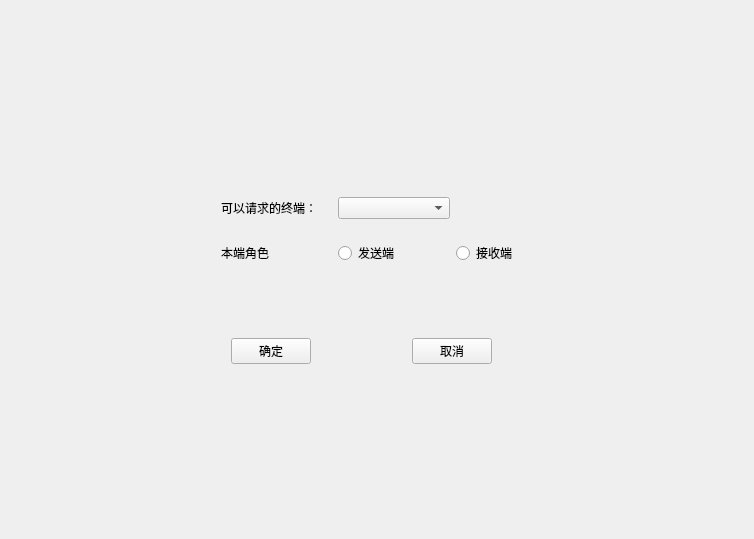
<?xml version="1.0" encoding="UTF-8"?>
<ui version="4.0">
 <class>tempPage</class>
 <widget class="QWidget" name="tempPage">
  <property name="geometry">
   <rect>
    <x>0</x>
    <y>0</y>
    <width>754</width>
    <height>539</height>
   </rect>
  </property>
  <property name="windowTitle">
   <string>Form</string>
  </property>
  <layout class="QVBoxLayout" name="verticalLayout">
   <item>
    <widget class="QStackedWidget" name="stackedWidget">
     <property name="currentIndex">
      <number>3</number>
     </property>
     <widget class="QWidget" name="page_launch">
      <widget class="QLabel" name="label">
       <property name="geometry">
        <rect>
         <x>280</x>
         <y>120</y>
         <width>161</width>
         <height>31</height>
        </rect>
       </property>
       <property name="font">
        <font>
         <family>黑体</family>
         <pointsize>12</pointsize>
        </font>
       </property>
       <property name="text">
        <string>请输入本地信息：</string>
       </property>
      </widget>
      <widget class="QPushButton" name="confirmButton_launch">
       <property name="geometry">
        <rect>
         <x>260</x>
         <y>390</y>
         <width>71</width>
         <height>31</height>
        </rect>
       </property>
       <property name="font">
        <font>
         <family>黑体</family>
         <pointsize>11</pointsize>
        </font>
       </property>
       <property name="text">
        <string>确定</string>
       </property>
      </widget>
      <widget class="QWidget" name="layoutWidget">
       <property name="geometry">
        <rect>
         <x>210</x>
         <y>190</y>
         <width>321</width>
         <height>69</height>
        </rect>
       </property>
       <layout class="QFormLayout" name="formLayout">
        <item row="0" column="0">
         <widget class="QLabel" name="label_2">
          <property name="enabled">
           <bool>true</bool>
          </property>
          <property name="minimumSize">
           <size>
            <width>0</width>
            <height>30</height>
           </size>
          </property>
          <property name="font">
           <font>
            <family>黑体</family>
            <pointsize>11</pointsize>
           </font>
          </property>
          <property name="text">
           <string>IP：</string>
          </property>
         </widget>
        </item>
        <item row="0" column="1">
         <widget class="QLineEdit" name="lineEdit_addr_launch">
          <property name="minimumSize">
           <size>
            <width>0</width>
            <height>30</height>
           </size>
          </property>
         </widget>
        </item>
        <item row="1" column="0">
         <widget class="QLabel" name="label_3">
          <property name="minimumSize">
           <size>
            <width>0</width>
            <height>30</height>
           </size>
          </property>
          <property name="font">
           <font>
            <family>黑体</family>
            <pointsize>11</pointsize>
           </font>
          </property>
          <property name="text">
           <string>port：</string>
          </property>
         </widget>
        </item>
        <item row="1" column="1">
         <widget class="QLineEdit" name="lineEdit_port_launch">
          <property name="minimumSize">
           <size>
            <width>0</width>
            <height>30</height>
           </size>
          </property>
         </widget>
        </item>
       </layout>
      </widget>
      <widget class="QPushButton" name="cancelButton_launch">
       <property name="geometry">
        <rect>
         <x>380</x>
         <y>390</y>
         <width>71</width>
         <height>31</height>
        </rect>
       </property>
       <property name="text">
        <string>取消</string>
       </property>
      </widget>
      <widget class="QWidget" name="formLayoutWidget">
       <property name="geometry">
        <rect>
         <x>210</x>
         <y>290</y>
         <width>321</width>
         <height>32</height>
        </rect>
       </property>
       <layout class="QFormLayout" name="formLayout_4">
        <item row="0" column="1">
         <widget class="QComboBox" name="comboBox_isDTU_launch">
          <property name="currentText">
           <string>默认连接</string>
          </property>
          <item>
           <property name="text">
            <string>默认连接</string>
           </property>
          </item>
          <item>
           <property name="text">
            <string>DTU连接</string>
           </property>
          </item>
         </widget>
        </item>
        <item row="0" column="0">
         <widget class="QLabel" name="label_15">
          <property name="font">
           <font>
            <family>黑体</family>
            <pointsize>12</pointsize>
           </font>
          </property>
          <property name="text">
           <string>请选择连接方式：</string>
          </property>
         </widget>
        </item>
       </layout>
      </widget>
     </widget>
     <widget class="QWidget" name="page_createConnection">
      <widget class="QWidget" name="layoutWidget_3">
       <property name="geometry">
        <rect>
         <x>210</x>
         <y>290</y>
         <width>291</width>
         <height>33</height>
        </rect>
       </property>
       <layout class="QHBoxLayout" name="horizontalLayout">
        <item>
         <widget class="QPushButton" name="confirmButton_pageCreateConnection">
          <property name="minimumSize">
           <size>
            <width>81</width>
            <height>31</height>
           </size>
          </property>
          <property name="maximumSize">
           <size>
            <width>81</width>
            <height>31</height>
           </size>
          </property>
          <property name="font">
           <font>
            <family>黑体</family>
            <pointsize>12</pointsize>
           </font>
          </property>
          <property name="text">
           <string>确定</string>
          </property>
         </widget>
        </item>
        <item>
         <widget class="QPushButton" name="cancelButton_pageCreateConnection">
          <property name="minimumSize">
           <size>
            <width>81</width>
            <height>31</height>
           </size>
          </property>
          <property name="maximumSize">
           <size>
            <width>81</width>
            <height>31</height>
           </size>
          </property>
          <property name="font">
           <font>
            <family>黑体</family>
            <pointsize>12</pointsize>
           </font>
          </property>
          <property name="text">
           <string>取消</string>
          </property>
         </widget>
        </item>
       </layout>
      </widget>
      <widget class="QWidget" name="layoutWidget">
       <property name="geometry">
        <rect>
         <x>70</x>
         <y>130</y>
         <width>261</width>
         <height>31</height>
        </rect>
       </property>
       <layout class="QHBoxLayout" name="horizontalLayout_4">
        <item>
         <widget class="QLabel" name="label_6">
          <property name="text">
           <string>本机地址：</string>
          </property>
          <property name="alignment">
           <set>Qt::AlignRight|Qt::AlignTrailing|Qt::AlignVCenter</set>
          </property>
         </widget>
        </item>
        <item>
         <widget class="QComboBox" name="comboBox_localIPList_createConnection"/>
        </item>
       </layout>
      </widget>
      <widget class="QWidget" name="layoutWidget">
       <property name="geometry">
        <rect>
         <x>70</x>
         <y>190</y>
         <width>261</width>
         <height>71</height>
        </rect>
       </property>
       <layout class="QFormLayout" name="formLayout_2">
        <item row="0" column="0">
         <widget class="QLabel" name="label_9">
          <property name="minimumSize">
           <size>
            <width>0</width>
            <height>30</height>
           </size>
          </property>
          <property name="font">
           <font>
            <family>黑体</family>
            <pointsize>11</pointsize>
           </font>
          </property>
          <property name="text">
           <string>本地IP：</string>
          </property>
         </widget>
        </item>
        <item row="0" column="1">
         <widget class="QLineEdit" name="lineEdit_localIp_createConnection">
          <property name="minimumSize">
           <size>
            <width>0</width>
            <height>30</height>
           </size>
          </property>
          <property name="font">
           <font>
            <family>黑体</family>
            <pointsize>11</pointsize>
           </font>
          </property>
         </widget>
        </item>
        <item row="1" column="0">
         <widget class="QLabel" name="label_8">
          <property name="minimumSize">
           <size>
            <width>0</width>
            <height>30</height>
           </size>
          </property>
          <property name="font">
           <font>
            <family>黑体</family>
            <pointsize>11</pointsize>
           </font>
          </property>
          <property name="text">
           <string>本地port：</string>
          </property>
         </widget>
        </item>
        <item row="1" column="1">
         <widget class="QLineEdit" name="lineEdit_localPort_createConnection">
          <property name="minimumSize">
           <size>
            <width>0</width>
            <height>30</height>
           </size>
          </property>
          <property name="font">
           <font>
            <family>黑体</family>
            <pointsize>11</pointsize>
           </font>
          </property>
         </widget>
        </item>
       </layout>
      </widget>
      <widget class="QWidget" name="layoutWidget">
       <property name="geometry">
        <rect>
         <x>380</x>
         <y>190</y>
         <width>271</width>
         <height>71</height>
        </rect>
       </property>
       <layout class="QFormLayout" name="formLayout_3">
        <item row="0" column="0">
         <widget class="QLabel" name="label_4">
          <property name="minimumSize">
           <size>
            <width>0</width>
            <height>30</height>
           </size>
          </property>
          <property name="font">
           <font>
            <family>黑体</family>
            <pointsize>11</pointsize>
           </font>
          </property>
          <property name="text">
           <string>对端IP：</string>
          </property>
         </widget>
        </item>
        <item row="0" column="1">
         <widget class="QLineEdit" name="lineEdit_remoteIp_createConnection">
          <property name="minimumSize">
           <size>
            <width>0</width>
            <height>30</height>
           </size>
          </property>
          <property name="font">
           <font>
            <family>黑体</family>
            <pointsize>11</pointsize>
           </font>
          </property>
         </widget>
        </item>
        <item row="1" column="0">
         <widget class="QLabel" name="label_5">
          <property name="minimumSize">
           <size>
            <width>0</width>
            <height>30</height>
           </size>
          </property>
          <property name="font">
           <font>
            <family>黑体</family>
            <pointsize>11</pointsize>
           </font>
          </property>
          <property name="text">
           <string>对端port：</string>
          </property>
         </widget>
        </item>
        <item row="1" column="1">
         <widget class="QLineEdit" name="lineEdit_remotePort_createConnection">
          <property name="minimumSize">
           <size>
            <width>0</width>
            <height>30</height>
           </size>
          </property>
          <property name="font">
           <font>
            <family>黑体</family>
            <pointsize>11</pointsize>
           </font>
          </property>
         </widget>
        </item>
       </layout>
      </widget>
      <widget class="QWidget" name="layoutWidget_2">
       <property name="geometry">
        <rect>
         <x>380</x>
         <y>130</y>
         <width>271</width>
         <height>31</height>
        </rect>
       </property>
       <layout class="QHBoxLayout" name="horizontalLayout_8">
        <item>
         <widget class="QLabel" name="label_14">
          <property name="text">
           <string>连接方式：</string>
          </property>
          <property name="alignment">
           <set>Qt::AlignRight|Qt::AlignTrailing|Qt::AlignVCenter</set>
          </property>
         </widget>
        </item>
        <item>
         <widget class="QComboBox" name="comboBox_isDTU_createConnection">
          <property name="currentText">
           <string>默认连接</string>
          </property>
          <item>
           <property name="text">
            <string>默认连接</string>
           </property>
          </item>
          <item>
           <property name="text">
            <string>DTU连接</string>
           </property>
          </item>
         </widget>
        </item>
       </layout>
      </widget>
     </widget>
     <widget class="QWidget" name="page_createSendTask">
      <widget class="QWidget" name="layoutWidget_4">
       <property name="geometry">
        <rect>
         <x>60</x>
         <y>210</y>
         <width>621</width>
         <height>33</height>
        </rect>
       </property>
       <layout class="QHBoxLayout" name="horizontalLayout_2">
        <item>
         <widget class="QLabel" name="TID_label">
          <property name="minimumSize">
           <size>
            <width>0</width>
            <height>31</height>
           </size>
          </property>
          <property name="font">
           <font>
            <family>黑体</family>
            <pointsize>11</pointsize>
           </font>
          </property>
          <property name="text">
           <string>通信终端：</string>
          </property>
         </widget>
        </item>
        <item>
         <widget class="QComboBox" name="comboBox_sendTaskTerminals"/>
        </item>
        <item>
         <widget class="QComboBox" name="sendModelBox_sendTask">
          <property name="minimumSize">
           <size>
            <width>0</width>
            <height>31</height>
           </size>
          </property>
          <property name="maximumSize">
           <size>
            <width>120</width>
            <height>16777215</height>
           </size>
          </property>
          <property name="font">
           <font>
            <family>黑体</family>
            <pointsize>11</pointsize>
           </font>
          </property>
          <property name="editable">
           <bool>false</bool>
          </property>
          <property name="currentText">
           <string>MRUDP</string>
          </property>
          <item>
           <property name="text">
            <string>MRUDP</string>
           </property>
          </item>
          <item>
           <property name="text">
            <string>RBUDP</string>
           </property>
          </item>
         </widget>
        </item>
        <item>
         <widget class="QPushButton" name="chooseFileButton_sendTask">
          <property name="minimumSize">
           <size>
            <width>0</width>
            <height>31</height>
           </size>
          </property>
          <property name="maximumSize">
           <size>
            <width>80</width>
            <height>16777215</height>
           </size>
          </property>
          <property name="font">
           <font>
            <family>黑体</family>
            <pointsize>11</pointsize>
           </font>
          </property>
          <property name="text">
           <string>选择文件</string>
          </property>
         </widget>
        </item>
        <item>
         <widget class="QLineEdit" name="lineEdit_filepath_sendTask">
          <property name="minimumSize">
           <size>
            <width>0</width>
            <height>31</height>
           </size>
          </property>
          <property name="maximumSize">
           <size>
            <width>200</width>
            <height>16777215</height>
           </size>
          </property>
         </widget>
        </item>
       </layout>
      </widget>
      <widget class="QWidget" name="layoutWidget_5">
       <property name="geometry">
        <rect>
         <x>140</x>
         <y>310</y>
         <width>401</width>
         <height>33</height>
        </rect>
       </property>
       <layout class="QHBoxLayout" name="horizontalLayout_3">
        <item>
         <widget class="QPushButton" name="confirmButton_pageCreateSendTask">
          <property name="minimumSize">
           <size>
            <width>81</width>
            <height>31</height>
           </size>
          </property>
          <property name="maximumSize">
           <size>
            <width>81</width>
            <height>31</height>
           </size>
          </property>
          <property name="font">
           <font>
            <family>黑体</family>
            <pointsize>12</pointsize>
           </font>
          </property>
          <property name="text">
           <string>确定</string>
          </property>
         </widget>
        </item>
        <item>
         <widget class="QPushButton" name="cancelButton_pageCreateSendTask">
          <property name="minimumSize">
           <size>
            <width>81</width>
            <height>31</height>
           </size>
          </property>
          <property name="maximumSize">
           <size>
            <width>81</width>
            <height>31</height>
           </size>
          </property>
          <property name="font">
           <font>
            <family>黑体</family>
            <pointsize>12</pointsize>
           </font>
          </property>
          <property name="text">
           <string>取消</string>
          </property>
         </widget>
        </item>
       </layout>
      </widget>
      <widget class="QLabel" name="label_7">
       <property name="geometry">
        <rect>
         <x>280</x>
         <y>150</y>
         <width>151</width>
         <height>31</height>
        </rect>
       </property>
       <property name="text">
        <string>创建发送任务</string>
       </property>
       <property name="alignment">
        <set>Qt::AlignCenter</set>
       </property>
      </widget>
     </widget>
     <widget class="QWidget" name="page_startAutoSend">
      <widget class="QWidget" name="layoutWidget">
       <property name="geometry">
        <rect>
         <x>210</x>
         <y>170</y>
         <width>346</width>
         <height>101</height>
        </rect>
       </property>
       <layout class="QGridLayout" name="gridLayout">
        <item row="0" column="0">
         <widget class="QLabel" name="label_10">
          <property name="text">
           <string>可以请求的终端：</string>
          </property>
         </widget>
        </item>
        <item row="0" column="1">
         <widget class="QComboBox" name="comboBox_autoSendTerminals"/>
        </item>
        <item row="0" column="2">
         <widget class="QLabel" name="label_12">
          <property name="text">
           <string/>
          </property>
         </widget>
        </item>
        <item row="1" column="0">
         <widget class="QLabel" name="label_11">
          <property name="text">
           <string>本端角色</string>
          </property>
         </widget>
        </item>
        <item row="1" column="1">
         <widget class="QRadioButton" name="radioButton_sender">
          <property name="text">
           <string>发送端</string>
          </property>
         </widget>
        </item>
        <item row="1" column="2">
         <widget class="QRadioButton" name="radioButton_receiver">
          <property name="text">
           <string>接收端</string>
          </property>
         </widget>
        </item>
       </layout>
      </widget>
      <widget class="QWidget" name="layoutWidget">
       <property name="geometry">
        <rect>
         <x>220</x>
         <y>320</y>
         <width>261</width>
         <height>41</height>
        </rect>
       </property>
       <layout class="QHBoxLayout" name="horizontalLayout_5">
        <item>
         <widget class="QPushButton" name="confirmButton_startAutoSend">
          <property name="text">
           <string>确定</string>
          </property>
         </widget>
        </item>
        <item>
         <spacer name="horizontalSpacer">
          <property name="orientation">
           <enum>Qt::Horizontal</enum>
          </property>
          <property name="sizeHint" stdset="0">
           <size>
            <width>40</width>
            <height>20</height>
           </size>
          </property>
         </spacer>
        </item>
        <item>
         <widget class="QPushButton" name="cancelButton_startAutoSend">
          <property name="text">
           <string>取消</string>
          </property>
         </widget>
        </item>
       </layout>
      </widget>
     </widget>
     <widget class="QWidget" name="page_askVideo">
      <widget class="QWidget" name="layoutWidget">
       <property name="geometry">
        <rect>
         <x>210</x>
         <y>260</y>
         <width>221</width>
         <height>51</height>
        </rect>
       </property>
       <layout class="QHBoxLayout" name="horizontalLayout_6">
        <item>
         <widget class="QPushButton" name="confirmButton_askVideo">
          <property name="text">
           <string>确定</string>
          </property>
         </widget>
        </item>
        <item>
         <spacer name="horizontalSpacer_2">
          <property name="orientation">
           <enum>Qt::Horizontal</enum>
          </property>
          <property name="sizeHint" stdset="0">
           <size>
            <width>40</width>
            <height>20</height>
           </size>
          </property>
         </spacer>
        </item>
        <item>
         <widget class="QPushButton" name="cancelButton_askVideo">
          <property name="text">
           <string>取消</string>
          </property>
         </widget>
        </item>
       </layout>
      </widget>
      <widget class="QWidget" name="layoutWidget">
       <property name="geometry">
        <rect>
         <x>190</x>
         <y>170</y>
         <width>251</width>
         <height>41</height>
        </rect>
       </property>
       <layout class="QHBoxLayout" name="horizontalLayout_7">
        <item>
         <widget class="QLabel" name="label_13">
          <property name="text">
           <string>请求的终端：</string>
          </property>
          <property name="alignment">
           <set>Qt::AlignRight|Qt::AlignTrailing|Qt::AlignVCenter</set>
          </property>
         </widget>
        </item>
        <item>
         <widget class="QComboBox" name="comboBox_askVideoTerminals"/>
        </item>
       </layout>
      </widget>
     </widget>
    </widget>
   </item>
  </layout>
 </widget>
 <resources/>
 <connections/>
</ui>
